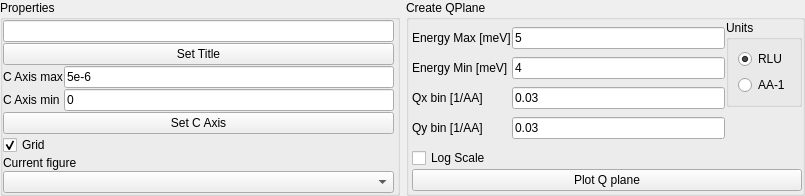
<?xml version="1.0" encoding="UTF-8"?>
<ui version="4.0">
 <class>Form</class>
 <widget class="QWidget" name="Form">
  <property name="geometry">
   <rect>
    <x>0</x>
    <y>0</y>
    <width>805</width>
    <height>185</height>
   </rect>
  </property>
  <property name="windowTitle">
   <string>Form</string>
  </property>
  <layout class="QHBoxLayout" name="horizontalLayout_2">
   <property name="leftMargin">
    <number>0</number>
   </property>
   <property name="topMargin">
    <number>0</number>
   </property>
   <property name="rightMargin">
    <number>0</number>
   </property>
   <property name="bottomMargin">
    <number>0</number>
   </property>
   <item>
    <widget class="QGroupBox" name="groupBox">
     <property name="toolTip">
      <string>Properties for current figure</string>
     </property>
     <property name="statusTip">
      <string>Properties for current figure</string>
     </property>
     <property name="title">
      <string>Properties</string>
     </property>
     <layout class="QVBoxLayout" name="verticalLayout_4">
      <property name="spacing">
       <number>1</number>
      </property>
      <property name="leftMargin">
       <number>0</number>
      </property>
      <property name="topMargin">
       <number>0</number>
      </property>
      <property name="rightMargin">
       <number>3</number>
      </property>
      <property name="bottomMargin">
       <number>0</number>
      </property>
      <item>
       <widget class="QLineEdit" name="QPlane_SetTitle_lineEdit">
        <property name="toolTip">
         <string>Set title of current figure</string>
        </property>
        <property name="statusTip">
         <string>Set title of current figure</string>
        </property>
       </widget>
      </item>
      <item>
       <widget class="QPushButton" name="QPlane_SetTitle_button">
        <property name="toolTip">
         <string>Set title of current figure</string>
        </property>
        <property name="statusTip">
         <string>Set title of current figure</string>
        </property>
        <property name="text">
         <string>Set Title</string>
        </property>
       </widget>
      </item>
      <item>
       <layout class="QGridLayout" name="gridLayout_2">
        <item row="0" column="0">
         <widget class="QLabel" name="label_7">
          <property name="toolTip">
           <string>Set color scale axis of current figure</string>
          </property>
          <property name="statusTip">
           <string>Set color scale axis of current figure</string>
          </property>
          <property name="text">
           <string>C Axis max</string>
          </property>
         </widget>
        </item>
        <item row="1" column="0">
         <widget class="QLabel" name="label_6">
          <property name="toolTip">
           <string>Set color scale axis of current figure</string>
          </property>
          <property name="statusTip">
           <string>Set color scale axis of current figure</string>
          </property>
          <property name="text">
           <string>C Axis min</string>
          </property>
         </widget>
        </item>
        <item row="0" column="1">
         <widget class="QLineEdit" name="QPlane_CAxisMax_lineEdit">
          <property name="toolTip">
           <string>Set color scale axis of current figure</string>
          </property>
          <property name="statusTip">
           <string>Set color scale axis of current figure</string>
          </property>
          <property name="text">
           <string>5e-6</string>
          </property>
         </widget>
        </item>
        <item row="1" column="1">
         <widget class="QLineEdit" name="QPlane_CAxisMin_lineEdit">
          <property name="toolTip">
           <string>Set color scale axis of current figure</string>
          </property>
          <property name="statusTip">
           <string>Set color scale axis of current figure</string>
          </property>
          <property name="text">
           <string>0</string>
          </property>
         </widget>
        </item>
       </layout>
      </item>
      <item>
       <widget class="QPushButton" name="QPlane_setCAxis_button">
        <property name="toolTip">
         <string>Set color scale axis of current figure</string>
        </property>
        <property name="statusTip">
         <string>Set color scale axis of current figure</string>
        </property>
        <property name="text">
         <string>Set C Axis</string>
        </property>
       </widget>
      </item>
      <item>
       <widget class="QCheckBox" name="QPlane_Grid_checkBox">
        <property name="toolTip">
         <string>Show/hide grid on current figure</string>
        </property>
        <property name="statusTip">
         <string>Show/hide grid on current figure</string>
        </property>
        <property name="text">
         <string>Grid</string>
        </property>
        <property name="checked">
         <bool>true</bool>
        </property>
       </widget>
      </item>
      <item>
       <widget class="QLabel" name="label_3">
        <property name="toolTip">
         <string>Current Figure</string>
        </property>
        <property name="statusTip">
         <string>Current Figure</string>
        </property>
        <property name="text">
         <string>Current figure</string>
        </property>
       </widget>
      </item>
      <item>
       <widget class="QComboBox" name="QPlane_figureList_comboBox">
        <property name="toolTip">
         <string>Current Figure</string>
        </property>
        <property name="statusTip">
         <string>Current Figure</string>
        </property>
       </widget>
      </item>
     </layout>
    </widget>
   </item>
   <item>
    <widget class="QGroupBox" name="groupBox_2">
     <property name="toolTip">
      <string>Properties for new plot</string>
     </property>
     <property name="statusTip">
      <string>Properties for new plot</string>
     </property>
     <property name="title">
      <string>Create QPlane</string>
     </property>
     <layout class="QVBoxLayout" name="verticalLayout">
      <property name="spacing">
       <number>1</number>
      </property>
      <property name="leftMargin">
       <number>3</number>
      </property>
      <property name="topMargin">
       <number>0</number>
      </property>
      <property name="rightMargin">
       <number>0</number>
      </property>
      <property name="bottomMargin">
       <number>0</number>
      </property>
      <item>
       <layout class="QHBoxLayout" name="horizontalLayout">
        <item>
         <layout class="QGridLayout" name="gridLayout">
          <item row="3" column="0">
           <widget class="QLabel" name="label_4">
            <property name="toolTip">
             <string>Bin size in 1/AA</string>
            </property>
            <property name="statusTip">
             <string>Bin size in 1/AA</string>
            </property>
            <property name="text">
             <string>Qy bin [1/AA]</string>
            </property>
           </widget>
          </item>
          <item row="1" column="0">
           <widget class="QLabel" name="label">
            <property name="toolTip">
             <string>Maximum energy in meV for integration plane</string>
            </property>
            <property name="statusTip">
             <string>Maximum energy in meV for integration plane</string>
            </property>
            <property name="text">
             <string>Energy Min [meV]</string>
            </property>
           </widget>
          </item>
          <item row="0" column="0">
           <widget class="QLabel" name="label_9">
            <property name="toolTip">
             <string>Minimum energy in meV for integration plane</string>
            </property>
            <property name="statusTip">
             <string>Minimum energy in meV for integration plane</string>
            </property>
            <property name="text">
             <string>Energy Max [meV]</string>
            </property>
           </widget>
          </item>
          <item row="1" column="1">
           <widget class="QLineEdit" name="QPlane_EMin_lineEdit">
            <property name="toolTip">
             <string>Maximum energy in meV for integration plane</string>
            </property>
            <property name="statusTip">
             <string>Maximum energy in meV for integration plane</string>
            </property>
            <property name="text">
             <string>4</string>
            </property>
           </widget>
          </item>
          <item row="3" column="1">
           <widget class="QLineEdit" name="QPlane_yBinTolerance_lineEdit">
            <property name="toolTip">
             <string>Bin size in 1/AA</string>
            </property>
            <property name="statusTip">
             <string>Bin size in 1/AA</string>
            </property>
            <property name="text">
             <string>0.03</string>
            </property>
           </widget>
          </item>
          <item row="2" column="1">
           <widget class="QLineEdit" name="QPlane_xBinTolerance_lineEdit">
            <property name="toolTip">
             <string>Bin size in 1/AA</string>
            </property>
            <property name="statusTip">
             <string>Bin size in 1/AA</string>
            </property>
            <property name="text">
             <string>0.03</string>
            </property>
           </widget>
          </item>
          <item row="2" column="0">
           <widget class="QLabel" name="label_2">
            <property name="toolTip">
             <string>Bin size in 1/AA</string>
            </property>
            <property name="statusTip">
             <string>Bin size in 1/AA</string>
            </property>
            <property name="text">
             <string>Qx bin [1/AA]</string>
            </property>
           </widget>
          </item>
          <item row="0" column="1">
           <widget class="QLineEdit" name="QPlane_EMax_lineEdit">
            <property name="toolTip">
             <string>Minimum energy in meV for integration plane</string>
            </property>
            <property name="statusTip">
             <string>Minimum energy in meV for integration plane</string>
            </property>
            <property name="text">
             <string>5</string>
            </property>
           </widget>
          </item>
         </layout>
        </item>
        <item>
         <layout class="QVBoxLayout" name="verticalLayout_5">
          <item>
           <widget class="QGroupBox" name="groupBox_3">
            <property name="toolTip">
             <string>Units used when plotting</string>
            </property>
            <property name="statusTip">
             <string>Units used when plotting</string>
            </property>
            <property name="title">
             <string>Units</string>
            </property>
            <layout class="QVBoxLayout" name="verticalLayout_7">
             <item>
              <widget class="QRadioButton" name="QPlane_SelectUnits_RLU_radioButton">
               <property name="text">
                <string>RLU</string>
               </property>
               <property name="checked">
                <bool>true</bool>
               </property>
              </widget>
             </item>
             <item>
              <widget class="QRadioButton" name="QPlane_SelectUnits_AA_radioButton">
               <property name="text">
                <string>AA-1</string>
               </property>
              </widget>
             </item>
            </layout>
           </widget>
          </item>
          <item>
           <spacer name="verticalSpacer">
            <property name="orientation">
             <enum>Qt::Vertical</enum>
            </property>
            <property name="sizeHint" stdset="0">
             <size>
              <width>20</width>
              <height>40</height>
             </size>
            </property>
           </spacer>
          </item>
         </layout>
        </item>
       </layout>
      </item>
      <item>
       <widget class="QCheckBox" name="QPlane_LogScale_checkBox">
        <property name="toolTip">
         <string>Use log scale of intensity when plotting</string>
        </property>
        <property name="statusTip">
         <string>Use log scale of intensity when plotting</string>
        </property>
        <property name="text">
         <string>Log Scale</string>
        </property>
       </widget>
      </item>
      <item>
       <widget class="QPushButton" name="QPlane_plot_button">
        <property name="toolTip">
         <string>Generate QPlane</string>
        </property>
        <property name="statusTip">
         <string>Generate QPlane</string>
        </property>
        <property name="text">
         <string>Plot Q plane</string>
        </property>
       </widget>
      </item>
      <item>
       <spacer name="verticalSpacer_2">
        <property name="orientation">
         <enum>Qt::Vertical</enum>
        </property>
        <property name="sizeHint" stdset="0">
         <size>
          <width>20</width>
          <height>0</height>
         </size>
        </property>
       </spacer>
      </item>
     </layout>
    </widget>
   </item>
  </layout>
 </widget>
 <tabstops>
  <tabstop>QPlane_SetTitle_lineEdit</tabstop>
  <tabstop>QPlane_SetTitle_button</tabstop>
  <tabstop>QPlane_CAxisMax_lineEdit</tabstop>
  <tabstop>QPlane_CAxisMin_lineEdit</tabstop>
  <tabstop>QPlane_setCAxis_button</tabstop>
  <tabstop>QPlane_Grid_checkBox</tabstop>
  <tabstop>QPlane_figureList_comboBox</tabstop>
  <tabstop>QPlane_EMax_lineEdit</tabstop>
  <tabstop>QPlane_EMin_lineEdit</tabstop>
  <tabstop>QPlane_xBinTolerance_lineEdit</tabstop>
  <tabstop>QPlane_yBinTolerance_lineEdit</tabstop>
  <tabstop>QPlane_SelectUnits_RLU_radioButton</tabstop>
  <tabstop>QPlane_SelectUnits_AA_radioButton</tabstop>
  <tabstop>QPlane_LogScale_checkBox</tabstop>
  <tabstop>QPlane_plot_button</tabstop>
 </tabstops>
 <resources/>
 <connections/>
</ui>
